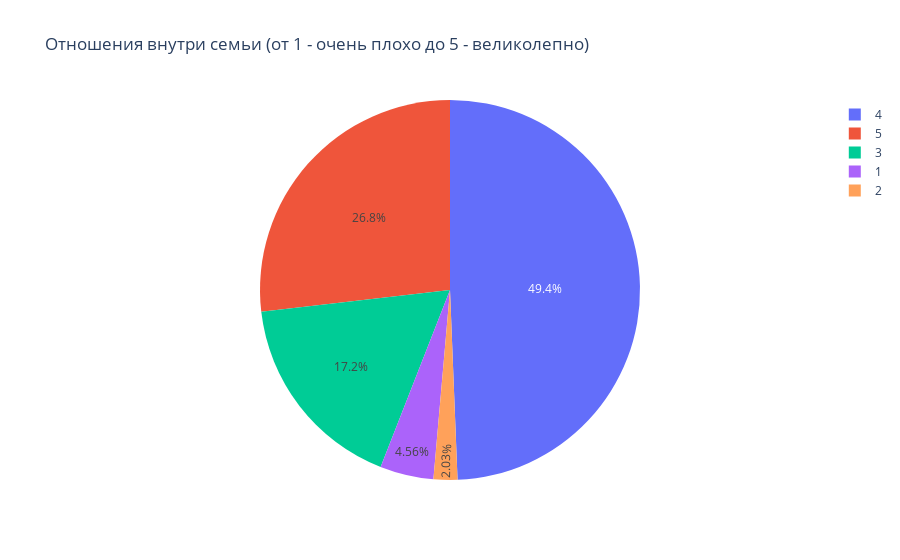

The notebook cell saved with this chart:
### Markdown cell above
## Влияние отношений внутри семьи на успеваемость ученика

### Code cell
labels = train_math["famrel"].unique().tolist()
counts = train_math["famrel"].value_counts().tolist()


fig = go.Figure(data=go.Pie(labels=labels, values=counts))

fig.update_layout(title_text='Отношения внутри семьи (от 1 - очень плохо до 5 - великолепно)')

fig.show()

### Figure 1 — Plotly figure (JSON) as saved in the notebook; plotly's stock layout.template omitted (floating-point values rounded to 4 significant figures)
{"data": [{"labels": [4, 5, 3, 1, 2], "type": "pie", "values": [195, 106, 68, 18, 8]}], "layout": {"autosize": true, "title": {"text": "Отношения внутри семьи (от 1 - очень плохо до 5 - великолепно)"}}}
